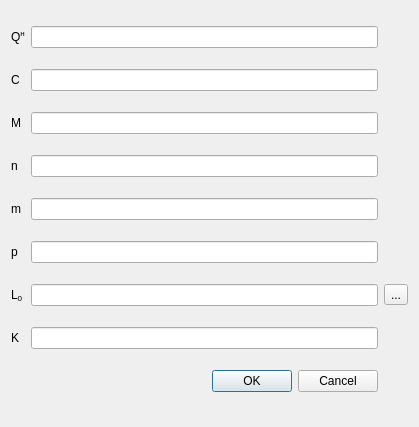
<?xml version="1.0" encoding="UTF-8"?>
<ui version="4.0">
 <class>HeatingValueWindow</class>
 <widget class="QDialog" name="HeatingValueWindow">
  <property name="geometry">
   <rect>
    <x>0</x>
    <y>0</y>
    <width>419</width>
    <height>427</height>
   </rect>
  </property>
  <property name="windowTitle">
   <string>Dialog</string>
  </property>
  <layout class="QGridLayout" name="gridLayout">
   <item row="6" column="0">
    <widget class="QLabel" name="label_7">
     <property name="text">
      <string>L&lt;sub&gt;0&lt;/sub&gt;</string>
     </property>
    </widget>
   </item>
   <item row="1" column="1">
    <widget class="QLineEdit" name="lineEdit_2"/>
   </item>
   <item row="4" column="1">
    <widget class="QLineEdit" name="lineEdit_5"/>
   </item>
   <item row="6" column="2">
    <widget class="QToolButton" name="toolButton">
     <property name="text">
      <string>...</string>
     </property>
    </widget>
   </item>
   <item row="2" column="0">
    <widget class="QLabel" name="label_3">
     <property name="text">
      <string>M</string>
     </property>
    </widget>
   </item>
   <item row="4" column="0">
    <widget class="QLabel" name="label_5">
     <property name="text">
      <string>m</string>
     </property>
    </widget>
   </item>
   <item row="8" column="1">
    <widget class="QDialogButtonBox" name="buttonBox">
     <property name="orientation">
      <enum>Qt::Horizontal</enum>
     </property>
     <property name="standardButtons">
      <set>QDialogButtonBox::Cancel|QDialogButtonBox::Ok</set>
     </property>
    </widget>
   </item>
   <item row="1" column="0">
    <widget class="QLabel" name="label_2">
     <property name="text">
      <string>C</string>
     </property>
    </widget>
   </item>
   <item row="0" column="1">
    <widget class="QLineEdit" name="lineEdit"/>
   </item>
   <item row="6" column="1">
    <widget class="QLineEdit" name="lineEdit_7"/>
   </item>
   <item row="7" column="0">
    <widget class="QLabel" name="label_8">
     <property name="text">
      <string>K</string>
     </property>
    </widget>
   </item>
   <item row="7" column="1">
    <widget class="QLineEdit" name="lineEdit_8"/>
   </item>
   <item row="3" column="1">
    <widget class="QLineEdit" name="lineEdit_4"/>
   </item>
   <item row="5" column="0">
    <widget class="QLabel" name="label_6">
     <property name="text">
      <string>p</string>
     </property>
    </widget>
   </item>
   <item row="2" column="1">
    <widget class="QLineEdit" name="lineEdit_3"/>
   </item>
   <item row="5" column="1">
    <widget class="QLineEdit" name="lineEdit_6"/>
   </item>
   <item row="0" column="0">
    <widget class="QLabel" name="label">
     <property name="text">
      <string>Q&lt;sup&gt;н&lt;/sup&gt;</string>
     </property>
    </widget>
   </item>
   <item row="3" column="0">
    <widget class="QLabel" name="label_4">
     <property name="text">
      <string>n</string>
     </property>
    </widget>
   </item>
  </layout>
 </widget>
 <resources/>
 <connections>
  <connection>
   <sender>buttonBox</sender>
   <signal>accepted()</signal>
   <receiver>HeatingValueWindow</receiver>
   <slot>accept()</slot>
   <hints>
    <hint type="sourcelabel">
     <x>248</x>
     <y>254</y>
    </hint>
    <hint type="destinationlabel">
     <x>157</x>
     <y>274</y>
    </hint>
   </hints>
  </connection>
  <connection>
   <sender>buttonBox</sender>
   <signal>rejected()</signal>
   <receiver>HeatingValueWindow</receiver>
   <slot>reject()</slot>
   <hints>
    <hint type="sourcelabel">
     <x>316</x>
     <y>260</y>
    </hint>
    <hint type="destinationlabel">
     <x>286</x>
     <y>274</y>
    </hint>
   </hints>
  </connection>
 </connections>
</ui>
